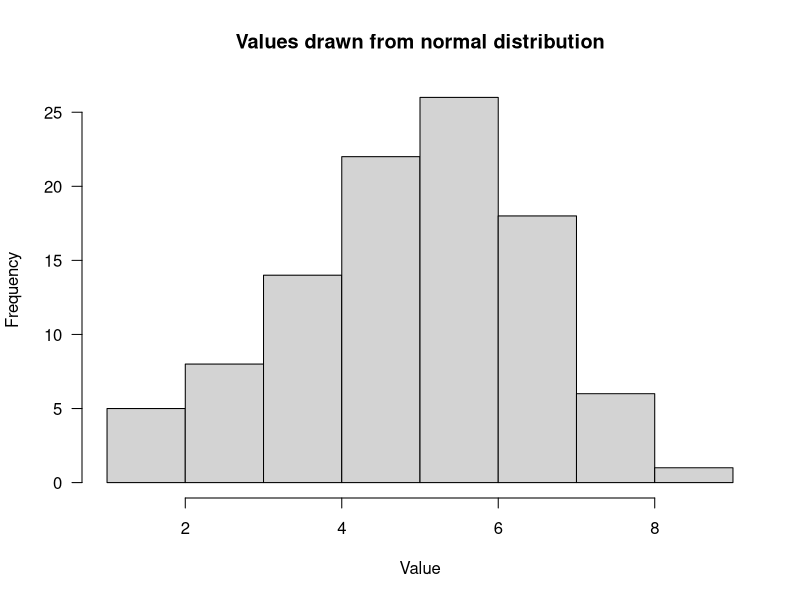
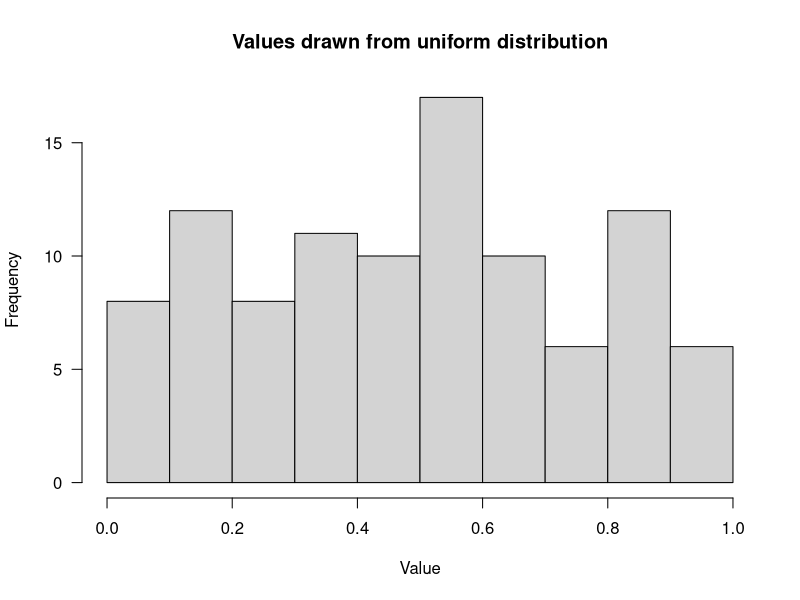

The R source for these figures, in order:
# Generate some data
values <- rnorm(100, mean = 5, sd = 1.5)

# Create a simple histogram
hist(values,
     main = "Values drawn from normal distribution",
     xlab = "Value",
     las = 1)

# Draw sample from uniform distribution
values <- runif(100)

# Create another histogram
hist(values,
     main = "Values drawn from uniform distribution",
     xlab = "Value",
     las = 1)
